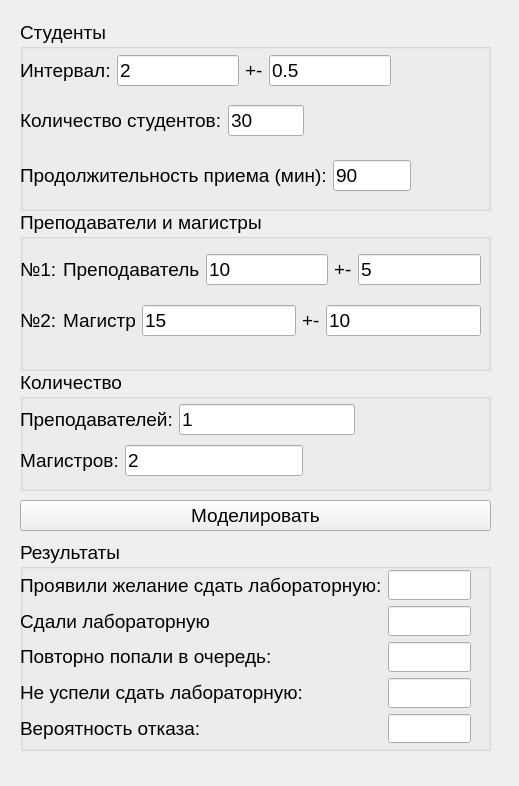
<?xml version="1.0" encoding="UTF-8"?>
<ui version="4.0">
 <class>MainWindow</class>
 <widget class="QMainWindow" name="MainWindow">
  <property name="geometry">
   <rect>
    <x>0</x>
    <y>0</y>
    <width>519</width>
    <height>786</height>
   </rect>
  </property>
  <property name="windowTitle">
   <string>Лабораторная работа №5</string>
  </property>
  <widget class="QWidget" name="centralwidget">
   <widget class="QGroupBox" name="groupBox">
    <property name="geometry">
     <rect>
      <x>20</x>
      <y>20</y>
      <width>471</width>
      <height>191</height>
     </rect>
    </property>
    <property name="font">
     <font>
      <pointsize>14</pointsize>
     </font>
    </property>
    <property name="title">
     <string>Студенты</string>
    </property>
    <widget class="QWidget" name="horizontalLayoutWidget">
     <property name="geometry">
      <rect>
       <x>0</x>
       <y>30</y>
       <width>371</width>
       <height>41</height>
      </rect>
     </property>
     <layout class="QHBoxLayout" name="horizontalLayout">
      <item>
       <widget class="QLabel" name="label">
        <property name="text">
         <string>Интервал:</string>
        </property>
       </widget>
      </item>
      <item>
       <widget class="QLineEdit" name="client_m">
        <property name="text">
         <string>2</string>
        </property>
       </widget>
      </item>
      <item>
       <widget class="QLabel" name="label_2">
        <property name="text">
         <string>+-</string>
        </property>
       </widget>
      </item>
      <item>
       <widget class="QLineEdit" name="client_d">
        <property name="text">
         <string>0.5</string>
        </property>
       </widget>
      </item>
     </layout>
    </widget>
    <widget class="QWidget" name="horizontalLayoutWidget_6">
     <property name="geometry">
      <rect>
       <x>0</x>
       <y>80</y>
       <width>284</width>
       <height>41</height>
      </rect>
     </property>
     <layout class="QHBoxLayout" name="horizontalLayout_10">
      <item>
       <widget class="QLabel" name="label_20">
        <property name="text">
         <string>Количество студентов:</string>
        </property>
       </widget>
      </item>
      <item>
       <widget class="QLineEdit" name="client_count">
        <property name="text">
         <string>30</string>
        </property>
       </widget>
      </item>
     </layout>
    </widget>
    <widget class="QWidget" name="horizontalLayoutWidget_2">
     <property name="geometry">
      <rect>
       <x>0</x>
       <y>130</y>
       <width>391</width>
       <height>51</height>
      </rect>
     </property>
     <layout class="QHBoxLayout" name="horizontalLayout_2">
      <item>
       <widget class="QLabel" name="label_3">
        <property name="text">
         <string>Продолжительность приема (мин):</string>
        </property>
       </widget>
      </item>
      <item>
       <widget class="QLineEdit" name="time_limit">
        <property name="text">
         <string>90</string>
        </property>
       </widget>
      </item>
     </layout>
    </widget>
   </widget>
   <widget class="QGroupBox" name="groupBox_2">
    <property name="geometry">
     <rect>
      <x>20</x>
      <y>210</y>
      <width>471</width>
      <height>161</height>
     </rect>
    </property>
    <property name="font">
     <font>
      <pointsize>14</pointsize>
     </font>
    </property>
    <property name="title">
     <string>Преподаватели и магистры</string>
    </property>
    <widget class="QWidget" name="verticalLayoutWidget">
     <property name="geometry">
      <rect>
       <x>0</x>
       <y>30</y>
       <width>461</width>
       <height>111</height>
      </rect>
     </property>
     <layout class="QVBoxLayout" name="verticalLayout">
      <item>
       <layout class="QHBoxLayout" name="horizontalLayout_3">
        <item>
         <widget class="QLabel" name="label_11">
          <property name="text">
           <string>№1:</string>
          </property>
         </widget>
        </item>
        <item>
         <widget class="QLabel" name="label_5">
          <property name="text">
           <string>Преподаватель</string>
          </property>
         </widget>
        </item>
        <item>
         <widget class="QLineEdit" name="prof_m">
          <property name="text">
           <string>10</string>
          </property>
         </widget>
        </item>
        <item>
         <widget class="QLabel" name="label_6">
          <property name="text">
           <string>+-</string>
          </property>
         </widget>
        </item>
        <item>
         <widget class="QLineEdit" name="prof_d">
          <property name="text">
           <string>5</string>
          </property>
         </widget>
        </item>
       </layout>
      </item>
      <item>
       <layout class="QHBoxLayout" name="horizontalLayout_4">
        <item>
         <widget class="QLabel" name="label_12">
          <property name="text">
           <string>№2:</string>
          </property>
         </widget>
        </item>
        <item>
         <widget class="QLabel" name="label_7">
          <property name="text">
           <string>Магистр</string>
          </property>
         </widget>
        </item>
        <item>
         <widget class="QLineEdit" name="mag_m">
          <property name="text">
           <string>15</string>
          </property>
         </widget>
        </item>
        <item>
         <widget class="QLabel" name="label_8">
          <property name="text">
           <string>+-</string>
          </property>
         </widget>
        </item>
        <item>
         <widget class="QLineEdit" name="mag_d">
          <property name="text">
           <string>10</string>
          </property>
         </widget>
        </item>
       </layout>
      </item>
     </layout>
    </widget>
   </widget>
   <widget class="QGroupBox" name="groupBox_3">
    <property name="geometry">
     <rect>
      <x>20</x>
      <y>370</y>
      <width>471</width>
      <height>121</height>
     </rect>
    </property>
    <property name="font">
     <font>
      <pointsize>14</pointsize>
     </font>
    </property>
    <property name="title">
     <string>Количество</string>
    </property>
    <widget class="QWidget" name="verticalLayoutWidget_2">
     <property name="geometry">
      <rect>
       <x>0</x>
       <y>30</y>
       <width>461</width>
       <height>81</height>
      </rect>
     </property>
     <layout class="QVBoxLayout" name="verticalLayout_2">
      <item>
       <layout class="QHBoxLayout" name="horizontalLayout_6">
        <item>
         <widget class="QLabel" name="label_15">
          <property name="text">
           <string>Преподавателей:</string>
          </property>
         </widget>
        </item>
        <item>
         <widget class="QLineEdit" name="prof_count">
          <property name="text">
           <string>1</string>
          </property>
         </widget>
        </item>
        <item>
         <spacer name="horizontalSpacer">
          <property name="orientation">
           <enum>Qt::Horizontal</enum>
          </property>
          <property name="sizeHint" stdset="0">
           <size>
            <width>40</width>
            <height>20</height>
           </size>
          </property>
         </spacer>
        </item>
       </layout>
      </item>
      <item>
       <layout class="QHBoxLayout" name="horizontalLayout_7">
        <item>
         <widget class="QLabel" name="label_18">
          <property name="text">
           <string>Магистров:</string>
          </property>
         </widget>
        </item>
        <item>
         <widget class="QLineEdit" name="mag_count">
          <property name="text">
           <string>2</string>
          </property>
         </widget>
        </item>
        <item>
         <spacer name="horizontalSpacer_2">
          <property name="orientation">
           <enum>Qt::Horizontal</enum>
          </property>
          <property name="sizeHint" stdset="0">
           <size>
            <width>40</width>
            <height>20</height>
           </size>
          </property>
         </spacer>
        </item>
       </layout>
      </item>
     </layout>
    </widget>
   </widget>
   <widget class="QGroupBox" name="groupBox_4">
    <property name="geometry">
     <rect>
      <x>20</x>
      <y>540</y>
      <width>471</width>
      <height>211</height>
     </rect>
    </property>
    <property name="font">
     <font>
      <pointsize>14</pointsize>
     </font>
    </property>
    <property name="title">
     <string>Результаты</string>
    </property>
    <widget class="QWidget" name="horizontalLayoutWidget_5">
     <property name="geometry">
      <rect>
       <x>0</x>
       <y>30</y>
       <width>451</width>
       <height>173</height>
      </rect>
     </property>
     <layout class="QHBoxLayout" name="horizontalLayout_8">
      <item>
       <layout class="QVBoxLayout" name="verticalLayout_4">
        <item>
         <widget class="QLabel" name="label_10">
          <property name="text">
           <string>Проявили желание сдать лабораторную:</string>
          </property>
         </widget>
        </item>
        <item>
         <widget class="QLabel" name="label_9">
          <property name="text">
           <string>Сдали лабораторную</string>
          </property>
         </widget>
        </item>
        <item>
         <widget class="QLabel" name="label_4">
          <property name="text">
           <string>Повторно попали в очередь:</string>
          </property>
         </widget>
        </item>
        <item>
         <widget class="QLabel" name="label_19">
          <property name="text">
           <string>Не успели сдать лабораторную:</string>
          </property>
         </widget>
        </item>
        <item>
         <widget class="QLabel" name="label_16">
          <property name="text">
           <string>Вероятность отказа:</string>
          </property>
         </widget>
        </item>
       </layout>
      </item>
      <item>
       <layout class="QVBoxLayout" name="verticalLayout_5">
        <item>
         <widget class="QLineEdit" name="generated"/>
        </item>
        <item>
         <widget class="QLineEdit" name="passed"/>
        </item>
        <item>
         <widget class="QLineEdit" name="reenter"/>
        </item>
        <item>
         <widget class="QLineEdit" name="not_passed"/>
        </item>
        <item>
         <widget class="QLineEdit" name="denial_p"/>
        </item>
       </layout>
      </item>
     </layout>
    </widget>
   </widget>
   <widget class="QPushButton" name="pushButton">
    <property name="geometry">
     <rect>
      <x>20</x>
      <y>500</y>
      <width>471</width>
      <height>31</height>
     </rect>
    </property>
    <property name="font">
     <font>
      <pointsize>14</pointsize>
     </font>
    </property>
    <property name="text">
     <string>Моделировать</string>
    </property>
   </widget>
  </widget>
 </widget>
 <resources/>
 <connections/>
</ui>
